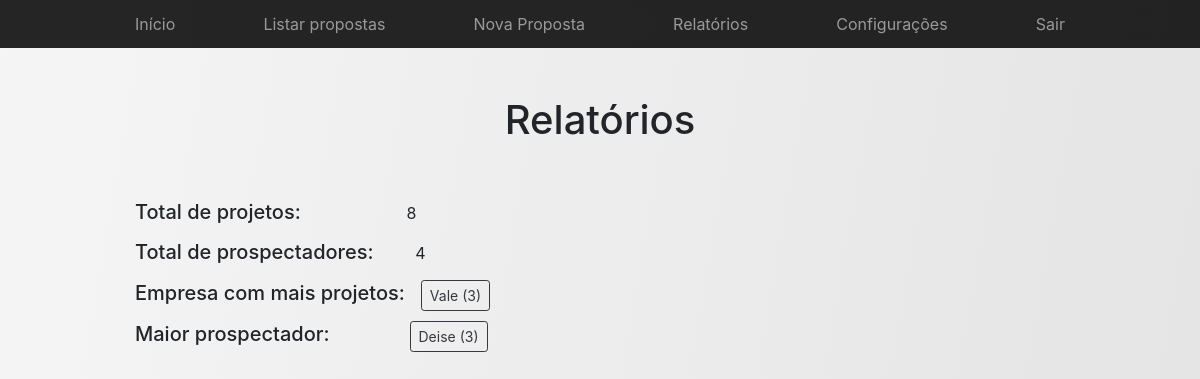
Before: /spp_ifes/view/relatorios.php (signed in) with the older database file.
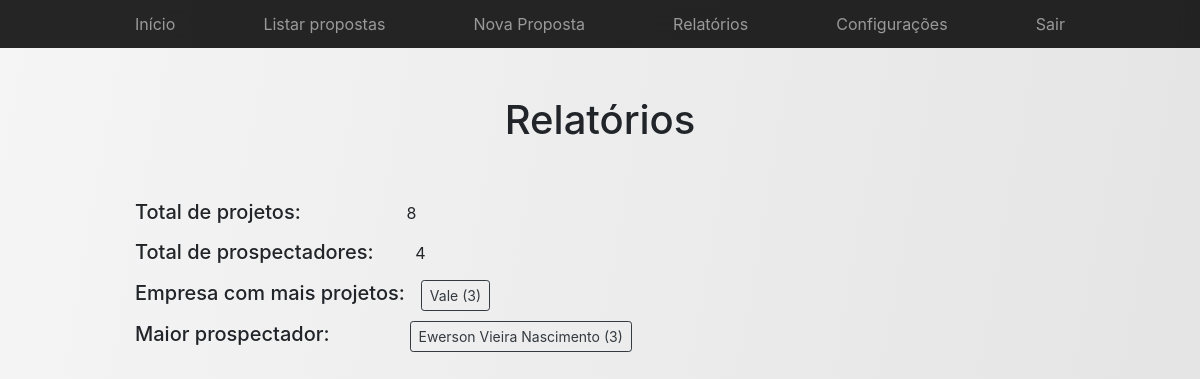
After: the same page with the newer database file.
### tables this page shows
CREATE TABLE IF NOT EXISTS `empresa` (
  `id` int(11) NOT NULL AUTO_INCREMENT,
  `nome` varchar(100) NOT NULL,
  `cnpj` varchar(14) NOT NULL,
  `tipo` varchar(50) NOT NULL,
  PRIMARY KEY (`id`)
);

CREATE TABLE IF NOT EXISTS `usuario` (
  `id` int(11) NOT NULL AUTO_INCREMENT,
  `nome` varchar(100) NOT NULL,
  `telefone` varchar(11) NOT NULL,
  `email` varchar(100) NOT NULL,
  `senha` varchar(100) NOT NULL,
  `tipo` int(11) NOT NULL,
  PRIMARY KEY (`id`)
);

### spp_ifes/controller/funcoes.php (called while the page is built, shortened)
<?php
function connect()
{
    $servidor = "localhost";
    $usuario = "root";
    $senha = "";
    $dbname = "spp_ifes";
    $conn = mysqli_connect($servidor, $usuario, $senha, $dbname);
    return $conn;
}
function totalProjetos()
{
    $tipo = $_SESSION['tipo'];
    $id_usuario = $_SESSION['id'];
    if($tipo == 1)
    {
        $query = "SELECT COUNT(id) FROM projeto";
        $result = mysqli_query(connect(), $query);
        $row = mysqli_fetch_row($result);
    }
    else
    {
        $query = "SELECT COUNT(id) FROM projeto WHERE fk_id_usuario = '$id_usuario'";
        $result = mysqli_query(connect(), $query);
        $row = mysqli_fetch_row($result);
    }
    $value = $row[0];
    return $value;
}
function totalUsuarios()
{
    $query = "SELECT COUNT(id) FROM usuario";
    $result = mysqli_query(connect(), $query);
    $row = mysqli_fetch_row($result);
    $value = $row[0];
    return $value;
}
function empresaMaisProjetos()
{
    $conn = connect();
    $query = "SELECT fk_id_empresa, COUNT(fk_id_empresa) FROM projeto GROUP BY fk_id_empresa ORDER BY COUNT(fk_id_empresa) DESC LIMIT 1";
    $result = mysqli_query($conn, $query);
    $row = mysqli_fetch_row($result);
    $id_empresa = $row[0];
    $query = "SELECT nome FROM empresa WHERE id = '$id_empresa'";
    $result = mysqli_query($conn, $query);
    $row = mysqli_fetch_row($result);
    $value = $row[0];
    return $value;
}
function numProjetosEmpresa($nome)
{
    $conn = connect();
    $query = "SELECT id FROM empresa WHERE nome LIKE '$nome'";
    $result = mysqli_query($conn, $query);
    $row = mysqli_fetch_row($result);
    $id_empresa = $row[0];
    $query = "SELECT COUNT(fk_id_empresa) FROM projeto WHERE fk_id_empresa = $id_empresa";
    $result = mysqli_query($conn, $query);
    $row = mysqli_fetch_row($result);
    $value = $row[0];
    return $value;
}
function maiorProspectador()
{
    $query = "SELECT fk_id_usuario, COUNT(fk_id_usuario) FROM projeto GROUP BY fk_id_usuario ORDER BY COUNT(fk_id_usuario) DESC LIMIT 1";
    $result = mysqli_query(connect(), $query);
    $row = mysqli_fetch_row($result);
    $id_usuario = $row[0];
    $query = "SELECT nome FROM usuario WHERE id = '$id_usuario'";
    $result = mysqli_query(connect(), $query);
    $row = mysqli_fetch_row($result);
    $value = $row[0];
    return $value;
}
function numProjetosUsuario($nome)
{
    $conn = connect();
    $query = "SELECT id FROM usuario WHERE nome = '$nome'";
    $result = mysqli_query($conn, $query);
    $row = mysqli_fetch_row($result);
    $id_usuario = $row[0];
    $query = "SELECT COUNT(fk_id_usuario) FROM projeto WHERE fk_id_usuario = '$id_usuario'";
    $result = mysqli_query($conn, $query);
    $row = mysqli_fetch_row($result);
    $value = $row[0];
    return $value;
}
?>

### spp_ifes/view/relatorios.php (the view, shortened to what this page needs)
<?php
include_once("../controller/funcoes.php");
?>
<!DOCTYPE html>
<html lang="pt-br">
<head>
</head>
	<body id="grad1">
		<div class="container">
			<div class="py-5 text-center">
				<h1>Relatórios</h1>
			</div>
			<label><h5>Total de projetos:                   </h5></label> <?php echo totalProjetos(); ?> <br>
			<label><h5>Total de prospectadores:       </h5></label> <?php echo totalUsuarios(); ?> <br>
			<label><h5>Empresa com mais projetos:   </h5></label><a class='btn btn-sm btn-outline-dark' href="relatorio_empresa.php" role='button'><?php $empresa = empresaMaisProjetos(); echo $empresa . ' (' . numProjetosEmpresa($empresa) . ')'; ?></a> <br>
			<label><h5>Maior prospectador:               </h5></label><a class='btn btn-sm btn-outline-dark' href="relatorio_prospectador.php" role='button'><?php $usuario = maiorProspectador(); echo $usuario . ' (' . numProjetosUsuario($usuario) . ')'; ?></a> <br>
			<div id="ProjetosTempo" style="width: 900px; height: 500px"></div>
		</div>
	</body>
</html>

Changed rows visible on the page:
no longer on this page (row unchanged): usuario: nome "Deise"
now on this page (row edited): usuario: nome "Ewerson Vieira Nascimento"
